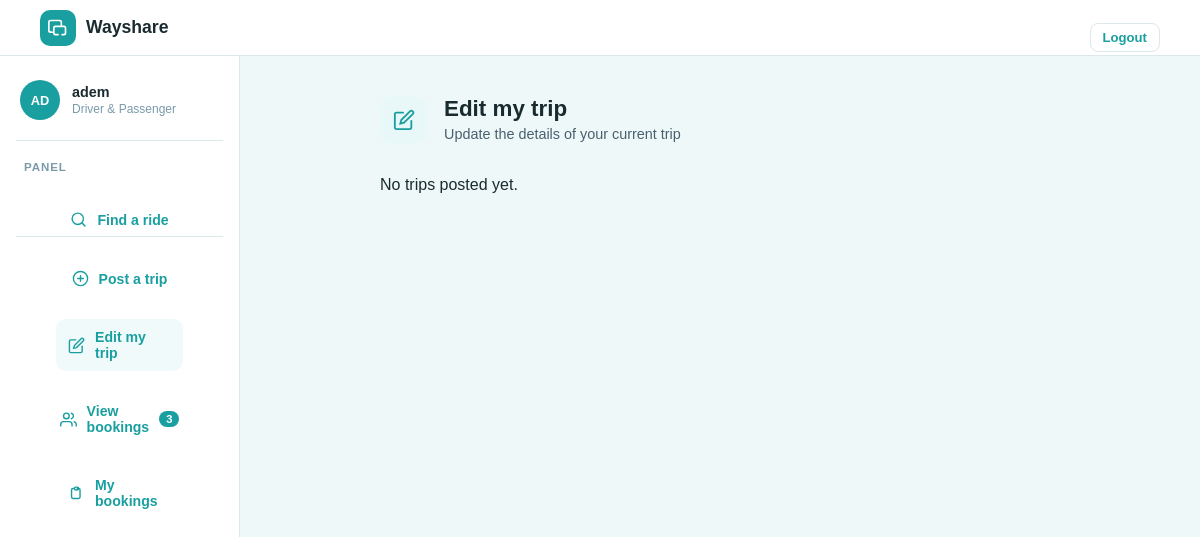
The app's page /myTrip.php (signed in), older data.
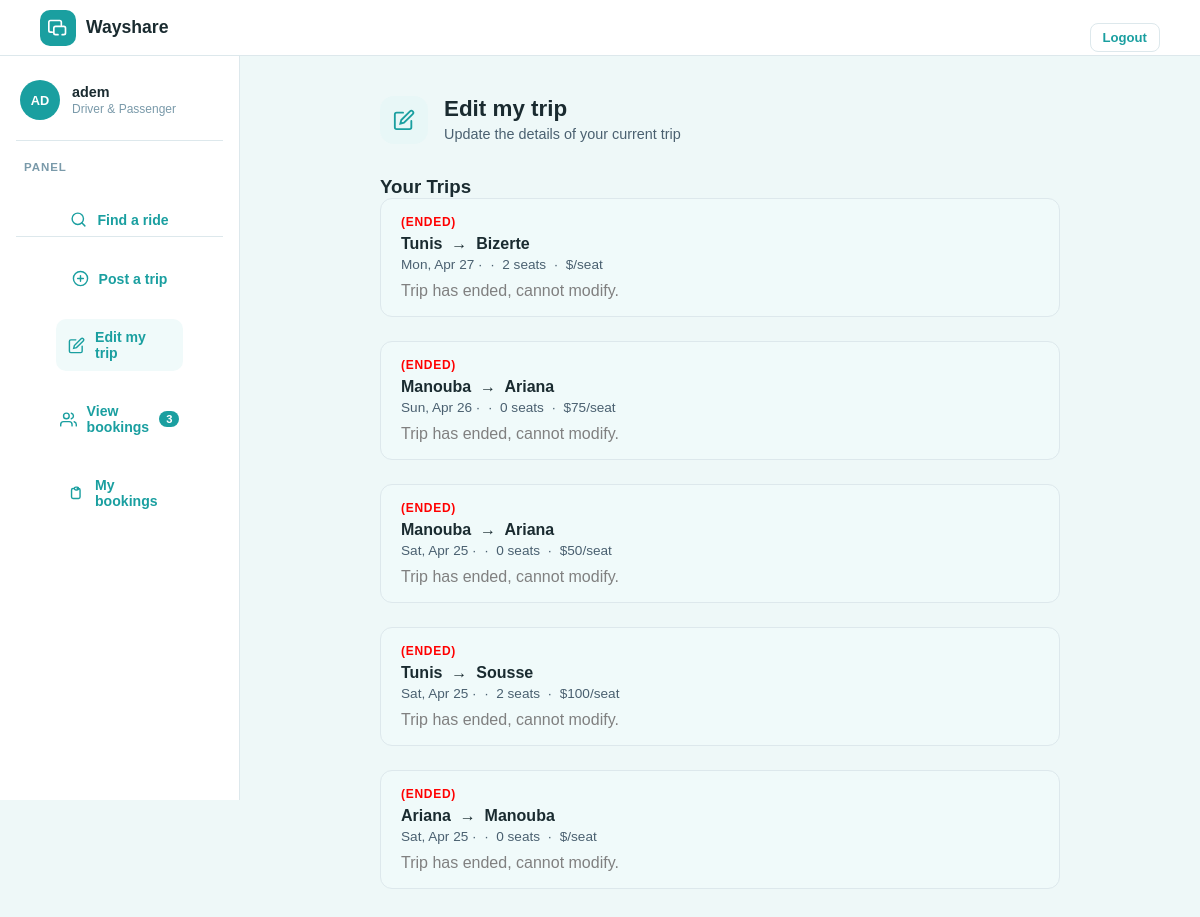
The same page, newer data.
### tables this page shows
CREATE TABLE rides (
    id INTEGER PRIMARY KEY AUTOINCREMENT,
    driver_id INTEGER,
    departure TEXT,
    destination TEXT,
    date TEXT,
    seats INTEGER, departure_time TEXT, price REAL, notes TEXT,
    FOREIGN KEY(driver_id) REFERENCES users(id)
);

### public/myTrip.php (the view, shortened to what the changed rows need)
<?php
require '../config/db.php';
$stmt = $pdo->prepare("SELECT * FROM rides WHERE driver_id = ? ORDER BY date DESC");
$stmt->execute([$_SESSION['user_id']]);
$rides = $stmt->fetchAll();
?>
<!DOCTYPE html>
<html>
<head>
    <link rel="stylesheet" href="../assets/style.css?v=1">
</head>
<body>
    <div class="app-layout">
    <main class="panel-area">
        <div id="panel-edit" class="panel active">
          <div class="panel-inner">
            <div class="panel-title-row">
              <div class="panel-icon" style="background:#e8f7f7"></div>
              <div>
                <h2>Edit my trip</h2>
              </div>
            </div>
            <?php if (empty($rides)): ?>
              <p>No trips posted yet.</p>
            <?php else: ?>
              <h3>Your Trips</h3>
              <?php foreach ($rides as $ride): ?>
                <?php
                $trip_datetime = strtotime($ride['date'] . ' ' . $ride['departure_time']);
                $is_past = $trip_datetime < time();
                ?>
                <div class="current-trip-card">
                  <div class="ct-label"> <?php if ($is_past): ?><span style="color:red;">(Ended)</span><?php endif; ?></div>
                  <div class="ct-route"><?= htmlspecialchars($ride['departure']) ?> &nbsp;→&nbsp; <?= htmlspecialchars($ride['destination']) ?></div>
                  <div class="ct-meta"><?= date('D, M j', strtotime($ride['date'])) ?> · <?= $ride['departure_time'] ?> &nbsp;·&nbsp; <?= $ride['seats'] ?> seats &nbsp;·&nbsp; $<?= $ride['price'] ?>/seat</div>
                  <div class="form-actions" style="margin-top:10px;">
                    <?php if (!$is_past): ?>
                      <button type="button" class="btn-full" style="max-width:100px; margin-right:10px;" onclick="toggleEdit(<?= $ride['id'] ?>)">Edit</button>
                      <form method="post" style="display:inline;">
                        <button type="submit" name="delete" value="<?= $ride['id'] ?>" class="btn-danger" style="max-width:100px;" onclick="return confirm('Are you sure you want to delete this trip?')">Delete</button>
                      </form>
                    <?php else: ?>
                      <span style="color:gray;">Trip has ended, cannot modify.</span>
                    <?php endif; ?>
                  </div>
                </div>
              <?php endforeach; ?>
            <?php endif; ?>
          </div>
        </div>
    </main>
    </div>
</body>
</html>

Row changes from the older to the newer data that the page shows:
added rides: shows "(ENDED)", departure "Tunis", destination "Bizerte", date "Mon, Apr 27", seats "2", shows "Trip has ended, cannot modify."
added rides: shows "(ENDED)", departure "Manouba", destination "Ariana", date "Sun, Apr 26", seats "0", price "75", shows "Trip has ended, cannot modify."
added rides: shows "(ENDED)", departure "Manouba", destination "Ariana", date "Sat, Apr 25", seats "0", price "50", shows "Trip has ended, cannot modify."
added rides: shows "(ENDED)", departure "Tunis", destination "Sousse", date "Sat, Apr 25", seats "2", price "100", shows "Trip has ended, cannot modify."
added rides: shows "(ENDED)", departure "Ariana", destination "Manouba", date "Sat, Apr 25", seats "0", shows "Trip has ended, cannot modify."
Text that changed along with them:
text no longer shown: "No trips posted yet."
text now shown: "Your Trips"
